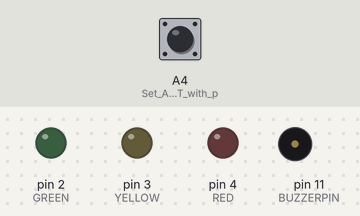
This sketch was run on a simulated Arduino Uno, built with avr-gcc and run on an emulated ATmega328P. Shown: output pins drawn as LEDs (lit = HIGH), buzzer (waves = sounding). Inputs (shaded band) come from the test bench; at power-on: A4 (Set_A4_as_an_INPUT_with_p) HIGH.

Above: at 1.2 s.
1.3 s: A4 (Set_A4_as_an_INPUT_with_p) pulled LOW for 0.15 s
At 1.9 s:
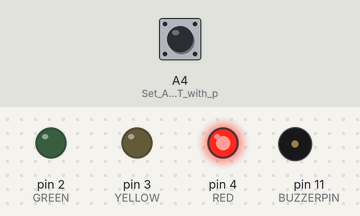
At 7.35 s:
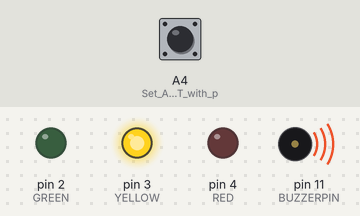
7.4 s: A4 (Set_A4_as_an_INPUT_with_p) pulled LOW for 3.2 s
At 17.3 s:
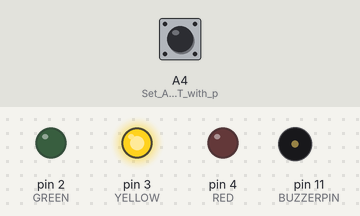
Timing chart, 0 to 18.1 s (numbered marks = the images above; inputs shaded):
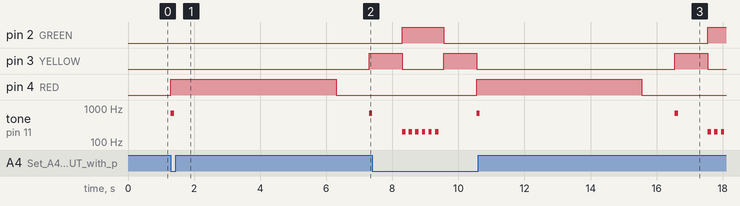

The sketch:

Blink.ino
```cpp
#define BUZZERPIN 11
#define RED 4
#define YELLOW 3
#define GREEN 2
int AMOUNT = 5000;

// the setup function runs once when you press reset or power the board
void setup() {
  pinMode(RED, OUTPUT);     // Set the LED pins as OUTPUT
  pinMode(YELLOW, OUTPUT);
  pinMode(GREEN, OUTPUT);
  pinMode(A4, INPUT_PULLUP); // Set A4 as an INPUT with pull-up resistor
  digitalWrite(RED, LOW);   // Initialize LEDs to be off
  digitalWrite(YELLOW, LOW);
  digitalWrite(GREEN, LOW);
  Serial.begin(9600);       // Initialize serial communication
}

// the loop function runs over and over again forever
void loop() {
  if (!digitalRead(A4)) {    // Check if the button on A4 is pressed
    digitalWrite(YELLOW, LOW);  // Turn off yellow LED
    digitalWrite(GREEN, LOW);   // Turn off green LED
    digitalWrite(RED, HIGH);    // Turn on red LED
    tone(BUZZERPIN, 700, 100);  // Make a tone on the buzzer
    delay(AMOUNT);              // Wait for five seconds
    digitalWrite(RED, LOW);     // Turn off red LED
    delay(1000);                // Wait for one second
    digitalWrite(YELLOW, HIGH); // Turn on yellow LED
    tone(BUZZERPIN, 700, 100);  // Make a tone on the buzzer
    delay(1000);                // Wait for one second
    digitalWrite(YELLOW, LOW);  // Turn off yellow LED
    digitalWrite(RED, LOW);     // Turn off red LED
    digitalWrite(GREEN, HIGH);  // Turn on green LED
    tone(BUZZERPIN, 800, 500);  // Play an indicator tone
    beep();                     // Call the beep function
    delay(50);                  // Wait for 50 milliseconds
    digitalWrite(GREEN, LOW);   // Turn off green LED
    digitalWrite(YELLOW, HIGH); // Turn on yellow LED
    delay(1000);                // Wait for one second
  }
}

void beep() {
  for (int i = 0; i < 6; ++i) {  // Loop to make beeping sound
    tone(BUZZERPIN, 200, 100);  // Make a beep on the buzzer
    delay(200);                 // Wait for 200 milliseconds between beeps
  }
}
```

Measured:
- after the input at 1.3 s, pin 3 (YELLOW): LOW → HIGH after 6.0 s; pin 4 (RED): LOW → HIGH at once, → LOW 5.0 s later; tone on pin 11 (BUZZERPIN): silent → 700 Hz at once, → silent 0.10 s later, → 700 Hz 5.9 s later
- after the input at 7.4 s, pin 4 (RED): LOW → HIGH after 3.2 s, → LOW 5.0 s later
